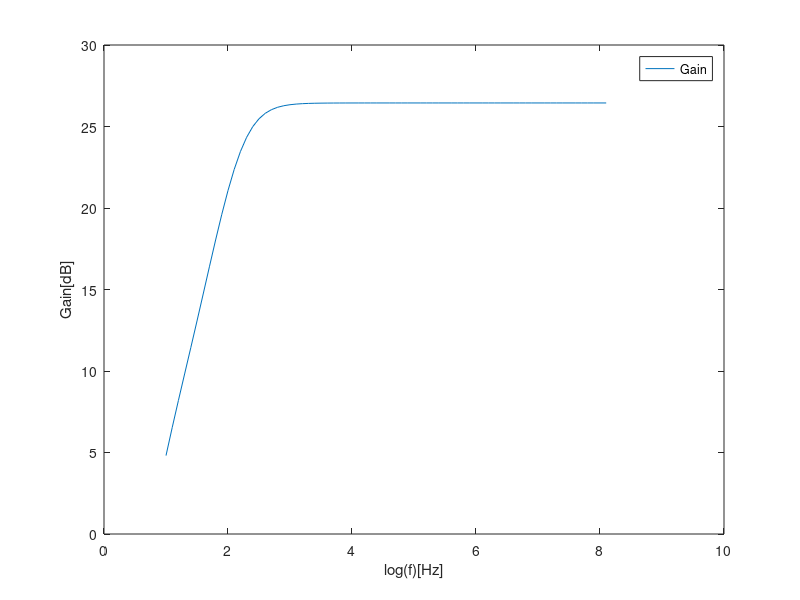

This chart was generated by the following MATLAB code:
R1 = 1000; %Ohm
R2 = 10000; %Ohm
R3 = 1000; %Ohm
R4 = 1000; %Ohm
RL = 8; %Ohm

Cin1 = 1e-6; %F
Cin2 = 1e-6; %F
Cin3 = 1e-6; %F

f = 2.383202e+03; %Hz
omega = 2 * pi * f;

Z1 = R1 + 1/(j * omega * Cin1);
Z2 = R2 + 1/(j * omega * Cin2);
Z3 = R3 + 1/(j * omega * Cin3);

Ztemp = 1/(1/Z1 + 1/Z2); %paralelo de Z1 com Z2
Zeq = 1/(1/Ztemp + 1/Z3); %impedância ao nível de inv_in

Vin = 0.01 * exp(j * pi / 2); %seno tem fase de pi/2

gaincomp = -R2/Zeq; %slide 2 aula 23
gain = abs(gaincomp);
gaindB = 20 * log10(gain);

Zi = real(Zeq); %slide 2 aula 23
Zo = 0; %estranho :/

file = fopen("Teo1.tex", "w");

fprintf(file, "gain & %.4e\\\\\\hline ", gain);
fprintf(file, "gaindB & %.4e\\\\\\hline ", gaindB);
fprintf(file, "Zi & %.4e\\\\\\hline ", Zi);
fprintf(file, "Zo & %.4e\\\\\\hline ", Zo);

fflush(file);
fclose(file);

a = 1;

for i = 1:0.1:8.1 %ou seja, 10 pontos por década
  f = power(10, i);
  omega = 2 * pi * f;
  Z1 = R1 + 1/(j * omega * Cin1);
  Z2 = R2 + 1/(j * omega * Cin2);
  Z3 = R3 + 1/(j * omega * Cin3);
  
  Ztemp = 1/(1/Z1 + 1/Z2); %paralelo de Z1 com Z2
  Zeq = 1/(1/Ztemp + 1/Z3); %impedância ao nível de inv_in
  
  gaincomp = R2/Zeq; %slide 2 aula 23
  gain = abs(gaincomp);
  gaindB(a) = 20 * log10(gain);
  
  a = a + 1;
  
endfor

f = 1:0.1:8.1; %início, fim e 70 pontos pelo meio
hf = figure();
plot(f, gaindB);
legend("Gain");
xlabel("log(f)[Hz]");
ylabel("Gain[dB]");

print (hf, "gainteo.eps", "-depsc");